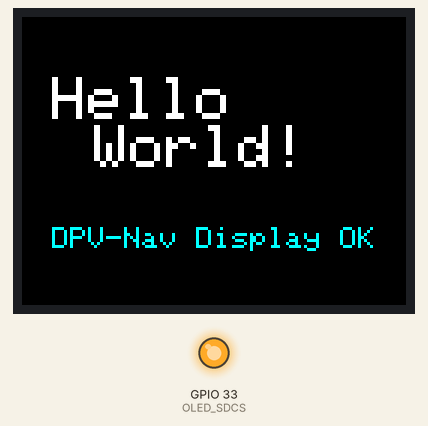
A sketch run on a simulated ESP32. Shown: 128×96 colour display, output pins drawn as LEDs (lit = HIGH). Pins used as bus, display or sensor lines are not drawn; what the sketch prints to the serial monitor is not drawn.

Above: at 5.5 s.
At 6.8 s:
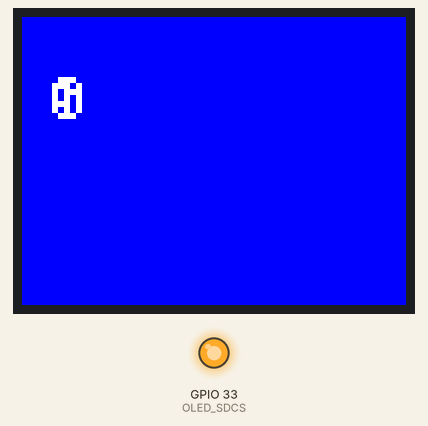
At 7.3 s:
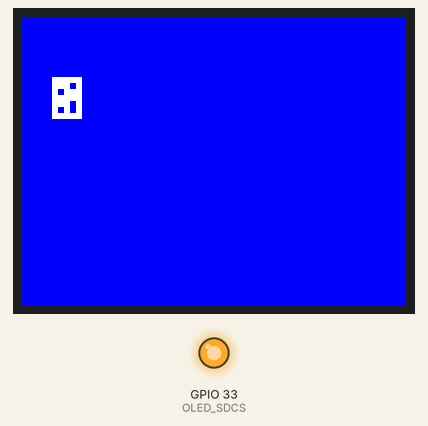
At 8.3 s:
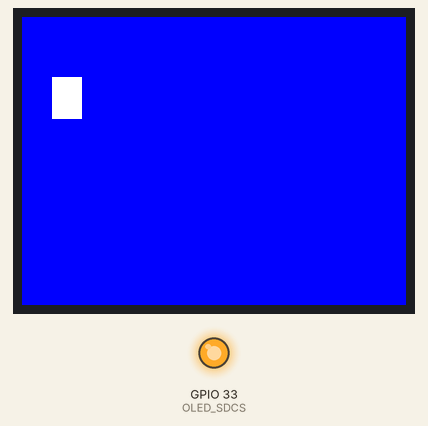
At 9.5 s:
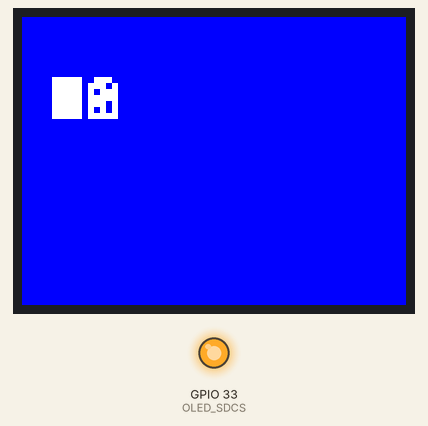
At 10.8 s:
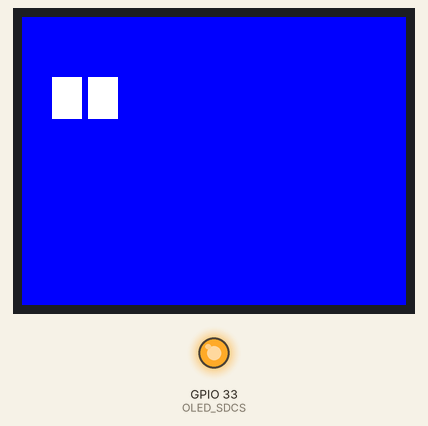

Measured:
- what the display in image 0 shows lasts 1.0 s, from 5.5 s to 6.5 s
- what the display in image 3 shows lasts 0.8 s, from 8.2 s to 9.0 s

The sketch:

tft_hello_test.ino
```cpp
// SSD1351 OLED display test for Adafruit 1.27" 128x96 color OLED
// Wired via EyeSPI breakout to Feather ESP32 HUZZAH32
//
// Connections:
//   ESP32 SCK (GPIO 5)  -> EyeSPI SCK
//   ESP32 MO  (GPIO 18) -> EyeSPI MOSI
//   ESP32 MI  (GPIO 19) -> EyeSPI MISO -- NOT CONNECTED
//   GPIO 21             -> EyeSPI TCS  (chip select)
//   GPIO 32             -> EyeSPI DC   (data/command)
//   GPIO 4              -> EyeSPI RST  (reset)
//
// Required libraries (install via Arduino Library Manager):
//   - Adafruit GFX Library
//   - Adafruit SSD1351

#include <Adafruit_GFX.h>
#include <Adafruit_SSD1351.h>
#include <SPI.h>

// Display dimensions
#define SCREEN_WIDTH  128
#define SCREEN_HEIGHT 96

// Pin definitions
#define OLED_CS   4 //instead of 21
#define OLED_DC   32
#define OLED_RST  14 //instead of 4
#define OLED_SDCS 33 //NC

// SPI bus pins (Feather ESP32 HUZZAH32 silkscreen labels)
#define SPI_SCK   5
#define SPI_MOSI  18
#define SPI_MISO  19 //NC

// Color definitions (16-bit 565 format)
#define BLACK   0x0000
#define WHITE   0xFFFF
#define RED     0xF800
#define GREEN   0x07E0
#define BLUE    0x001F
#define CYAN    0x07FF

Adafruit_SSD1351 oled(SCREEN_WIDTH, SCREEN_HEIGHT, &SPI, OLED_CS, OLED_DC, OLED_RST);

void pinToggleTest() {
  // Toggle each control pin and print state so you can probe with a voltmeter
  //Serial.println("\n=== PIN TOGGLE TEST ===");
  //Serial.println("Use a voltmeter to verify each pin toggles.");
  //Serial.println("Each pin goes LOW for 1 sec, then HIGH for 1 sec.\n");

  int pins[] = { OLED_CS, OLED_DC, OLED_RST, SPI_SCK, SPI_MOSI };
  const char* names[] = { "CS (GPIO 14)", "DC (GPIO 32)", "RST (GPIO 15)", "SCK (GPIO 5)", "MOSI (GPIO 18)" };

  /*for (int i = 0; i < 5; i++) {
    pinMode(pins[i], OUTPUT);
    Serial.print("  "); Serial.print(names[i]); Serial.print(" -> LOW ... ");
    digitalWrite(pins[i], LOW);
    delay(1000);
    Serial.print("HIGH ... ");
    digitalWrite(pins[i], HIGH);
    delay(1000);
    Serial.println("done");
  }*/
  //Serial.println("=== PIN TEST COMPLETE ===\n");
}

void setup() {
  Serial.begin(115200);
  delay(1000);
  Serial.println("\n\nSSD1351 OLED Test - Diagnostic Version");

  // --- Step 1: Verify wiring with pin toggles ---
  //pinToggleTest();

  // --- Step 2: Deselect SD card on EyeSPI breakout ---
  pinMode(OLED_SDCS, OUTPUT);
  digitalWrite(OLED_SDCS, HIGH);
  Serial.println("SD CS deselected (GPIO 33 HIGH)");

  // --- Step 3: Manual reset pulse ---
  Serial.println("Manual reset pulse...");
  pinMode(OLED_RST, OUTPUT);
  digitalWrite(OLED_RST, HIGH);
  delay(100);
  digitalWrite(OLED_RST, LOW);
  delay(100);
  digitalWrite(OLED_RST, HIGH);
  delay(200);
  Serial.println("Reset complete");

  // --- Step 4: Init SPI with explicit pins ---
  // On ESP32, SPI.begin() without args may use VSPI defaults (SCK=18, MOSI=23)
  // which do NOT match the Feather silkscreen. Force correct pins:
  SPI.begin(SPI_SCK, SPI_MISO, SPI_MOSI, OLED_CS);
  Serial.print("SPI initialized with SCK="); Serial.print(SPI_SCK);
  Serial.print(" MISO="); Serial.print(SPI_MISO);
  Serial.print(" MOSI="); Serial.print(SPI_MOSI);
  Serial.print(" SS="); Serial.println(OLED_CS);

  // --- Step 5: Init display ---
  Serial.println("Calling oled.begin()...");
  oled.begin(8000000);
  Serial.println("oled.begin() returned");

  // --- Step 6: Color fill test ---
  Serial.println("Filling RED...");
  oled.fillScreen(RED);
  delay(1000);

  Serial.println("Filling GREEN...");
  oled.fillScreen(GREEN);
  delay(1000);

  Serial.println("Filling BLUE...");
  oled.fillScreen(BLUE);
  delay(1000);

  Serial.println("Drawing text...");
  oled.fillScreen(BLACK);
  delay(1000);
  oled.setTextColor(WHITE);
  oled.setTextSize(2);
  oled.setCursor(10, 20);
  oled.println("Hello");
  oled.println("  World!");

  oled.setTextSize(1);
  oled.setTextColor(CYAN);
  oled.setCursor(10, 70);
  oled.println("DPV-Nav Display OK");

  Serial.println("Display test complete - screen should show text");

  delay(1000);
  oled.fillScreen(BLUE);
  //delay(1000);
  oled.setTextColor(WHITE);
  oled.setTextSize(2);

  for (int i = 0; i < 100; i++) {
    oled.setCursor(10, 20);
    oled.printf("%d", i);
    delay(250);
  }

}

void loop() {
  // Nothing to do
}
```
